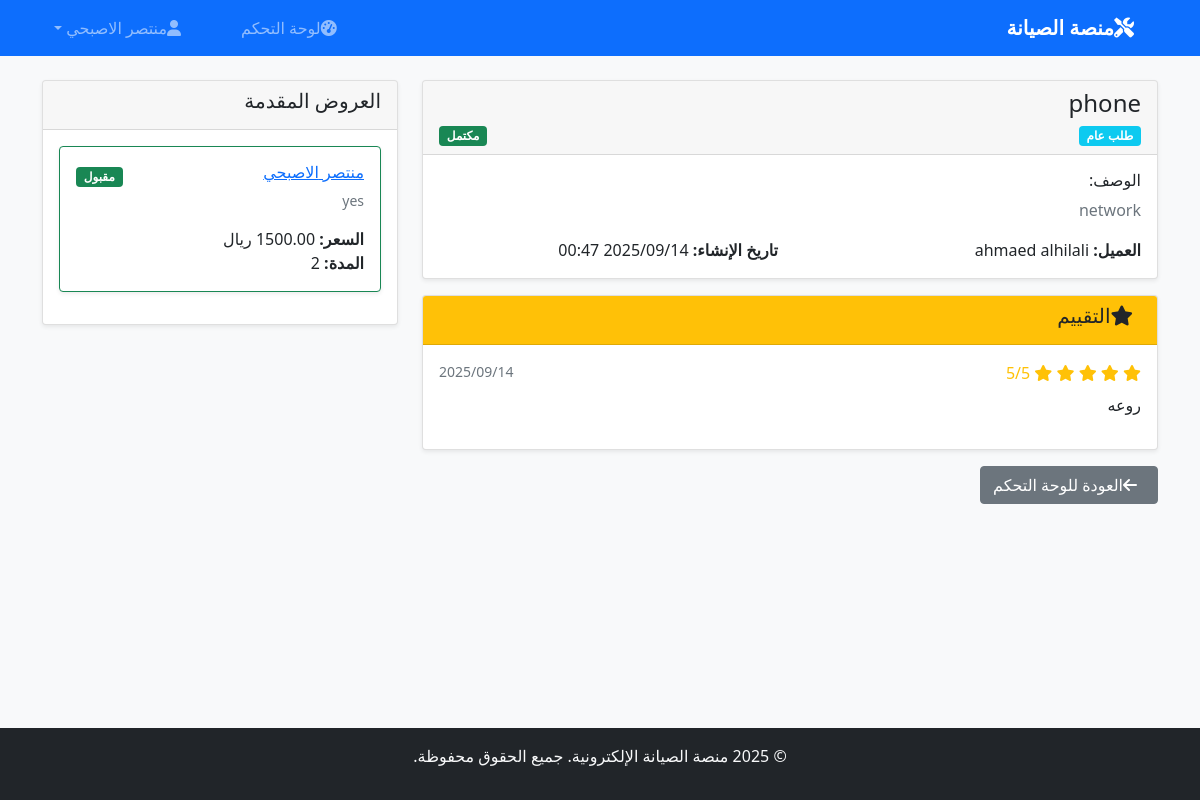
/request/6/ (signed in), run on the app's committed database.
### services/models.py (models this page shows, shortened)
class ServiceRequest(models.Model):
    REQUEST_TYPES = (
        ('private', 'طلب خاص'),
        ('public', 'طلب عام'),
    )
    STATUS_CHOICES = (
        ('pending', 'قيد الانتظار'),
        ('accepted', 'مقبول'),
        ('in_progress', 'قيد التنفيذ'),
        ('completed', 'مكتمل'),
        ('cancelled', 'ملغي'),
    )
    title = models.CharField(max_length=250)
    description = models.TextField()
    image = models.ImageField(upload_to='requests/%Y/%m/%d/', blank=True)
    request_type = models.CharField(max_length=10, choices=REQUEST_TYPES)
    assigned_engineer = models.ForeignKey( User,
        on_delete=models.CASCADE,
        null=True,
        blank=True,
        related_name='assigned_requests',
        limit_choices_to={'profile__user_type': 'engineer'}
    )
    client = models.ForeignKey(
        User,
        on_delete=models.CASCADE,
        related_name='service_requests'
    )
    status = models.CharField(max_length=15, choices=STATUS_CHOICES, default='pending')
    created = models.DateTimeField(auto_now_add=True)
    updated = models.DateTimeField(auto_now=True)
    class Meta:
        ordering = ['-created']

class Rating(models.Model):
    service_request = models.OneToOneField(
        ServiceRequest,
        on_delete=models.CASCADE,
        related_name='rating'
    )
    engineer = models.ForeignKey(
        User,
        on_delete=models.CASCADE,
        related_name='ratings'
    )
    client = models.ForeignKey(
        User,
        on_delete=models.CASCADE,
        related_name='given_ratings'
    )
    stars = models.IntegerField(
        validators=[MinValueValidator(1), MaxValueValidator(5)]
    )
    comment = models.TextField(blank=True)
    created = models.DateTimeField(auto_now_add=True)
    class Meta:
        ordering = ['-created']

class Offer(models.Model):
    STATUS_CHOICES = (
        ('pending', 'قيد الانتظار'),
        ('accepted', 'مقبول'),
        ('rejected', 'مرفوض'),
    )
    service_request = models.ForeignKey(ServiceRequest,on_delete=models.CASCADE,related_name='offers')
    engineer = models.ForeignKey(User, on_delete=models.CASCADE,related_name='offers')
    details = models.TextField()
    duration = models.CharField(max_length=100)  # مثل "3 أيام" أو "أسبوع"
    price = models.DecimalField(max_digits=10, decimal_places=2)
    status = models.CharField(max_length=10, choices=STATUS_CHOICES, default='pending')
    created = models.DateTimeField(auto_now_add=True)
    updated = models.DateTimeField(auto_now=True)
    class Meta:
        ordering = ['-created']
        unique_together = ['service_request', 'engineer']

### services/views.py (the view)
# urls.py: path('request/<int:request_id>/', views.request_detail, name='request_detail'),
@login_required
def request_detail(request, request_id):
    service_request = get_object_or_404(ServiceRequest, id=request_id)
    offers = service_request.offers.all()
    context = {
        'service_request': service_request,
        'offers': offers,
    }
    return render(request, 'services/request_detail.html', context)

### templates/services/request_detail.html (shortened to what this page needs)
{% extends 'base.html' %}
{% block content %}
<div class="row">
    <div class="col-md-8">
        <div class="card">
            <div class="card-header">
                <h4>{{ service_request.title }}</h4>
                <div class="d-flex justify-content-between align-items-center">
                    <span class="badge bg-info">{{ service_request.get_request_type_display }}</span>
                    {% if service_request.status == 'pending' %}
                        <span class="badge bg-warning">{{ service_request.get_status_display }}</span>
                    {% elif service_request.status == 'accepted' %}
                        <span class="badge bg-info">{{ service_request.get_status_display }}</span>
                    {% elif service_request.status == 'in_progress' %}
                        <span class="badge bg-primary">{{ service_request.get_status_display }}</span>
                    {% elif service_request.status == 'completed' %}
                        <span class="badge bg-success">{{ service_request.get_status_display }}</span>
                    {% else %}
                        <span class="badge bg-danger">{{ service_request.get_status_display }}</span>
                    {% endif %}
                </div>
            </div>
            <div class="card-body">
                <h6>الوصف:</h6>
                <p class="text-muted">{{ service_request.description }}</p>
                <div class="row">
                    <div class="col-md-6">
                        <strong>العميل:</strong> {{ service_request.client.first_name }} {{ service_request.client.last_name }}
                    </div>
                    <div class="col-md-6">
                        <strong>تاريخ الإنشاء:</strong> {{ service_request.created|date:"Y/m/d H:i" }}
                    </div>
                </div>
            </div>
        </div>
        {% if service_request.rating %}
            <div class="card mt-3">
                <div class="card-header bg-warning text-dark">
                    <h5><i class="fas fa-star me-2"></i>التقييم</h5>
                </div>
                <div class="card-body">
                    <div class="d-flex justify-content-between">
                        <div>
                            <div class="rating-stars">
                                {% for i in "12345" %}
                                    {% if forloop.counter <= service_request.rating.stars %}
                                        <i class="fas fa-star"></i>
                                    {% else %}
                                        <i class="far fa-star"></i>
                                    {% endif %}
                                {% endfor %}
                                <span class="ms-2">{{ service_request.rating.stars }}/5</span>
                            </div>
                            {% if service_request.rating.comment %}
                                <p class="mt-2">{{ service_request.rating.comment }}</p>
                            {% endif %}
                        </div>
                        <small class="text-muted">{{ service_request.rating.created|date:"Y/m/d" }}</small>
                    </div>
                </div>
            </div>
        {% endif %}
    </div>
    <div class="col-md-4">
        <div class="card">
            <div class="card-header">
                <h5>العروض المقدمة</h5>
            </div>
            <div class="card-body">
                {% if offers %}
                    {% for offer in offers %}
                        <div class="card mb-3 {% if offer.status == 'accepted' %}border-success{% elif offer.status == 'rejected' %}border-danger{% endif %}">
                            <div class="card-body">
                                <div class="d-flex justify-content-between align-items-start">
                                    <div>
                                        <h6>
                                            <a href="{% url 'services:engineer_profile' offer.engineer.id %}">
                                                {{ offer.engineer.first_name }} {{ offer.engineer.last_name }}
                                            </a>
                                        </h6>
                                        <p class="text-muted small">{{ offer.details|truncatewords:15 }}</p>
                                        <div>
                                            <strong>السعر:</strong> {{ offer.price }} ريال<br>
                                            <strong>المدة:</strong> {{ offer.duration }}
                                        </div>
                                    </div>
                                    <div>
                                        {% if offer.status == 'pending' %}
                                            <span class="badge bg-warning">قيد الانتظار</span>
                                        {% elif offer.status == 'accepted' %}
                                            <span class="badge bg-success">مقبول</span>
                                        {% else %}
                                            <span class="badge bg-danger">مرفوض</span>
                                        {% endif %}
                                    </div>
                                </div>
                            </div>
                        </div>
                    {% endfor %}
                {% else %}
                    <div class="text-center py-4">
                        <i class="fas fa-inbox fa-2x text-muted mb-2"></i>
                        <p class="text-muted">لا توجد عروض بعد</p>
                    </div>
                {% endif %}
            </div>
        </div>
    </div>
</div>
<div class="row mt-3">
    <div class="col-12">
        <a href="{% url 'services:dashboard' %}" class="btn btn-secondary">
            <i class="fas fa-arrow-left me-2"></i>العودة للوحة التحكم
        </a>
    </div>
</div>
{% endblock %}

### templates/base.html (shortened to what this page needs)
<!DOCTYPE html>
<html lang="ar" dir="rtl">
<head>
    <link href="https://cdn.jsdelivr.net/npm/bootstrap@5.1.3/dist/css/bootstrap.min.css" rel="stylesheet">
    <link href="https://cdnjs.cloudflare.com/ajax/libs/font-awesome/6.0.0/css/all.min.css" rel="stylesheet">
</head>
<body>
   <nav class="navbar navbar-expand-lg navbar-dark bg-primary">
    <div class="container">
        <a class="navbar-brand" href="{% url 'services:home' %}">
            <i class="fas fa-tools me-2"></i>منصة الصيانة
        </a>
        <div class="collapse navbar-collapse" id="navbarNav">
            <ul class="navbar-nav me-auto">
                {% if user.is_authenticated %}
                    <li class="nav-item">
                        <a class="nav-link" href="{% url 'services:dashboard' %}">
                            <i class="fas fa-tachometer-alt me-1"></i>لوحة التحكم
                        </a>
                    </li>
                {% endif %}
            </ul>
            <ul class="navbar-nav">
                {% if user.is_authenticated %}
                    <li class="nav-item dropdown">
                        <a class="nav-link dropdown-toggle" href="#" role="button" data-bs-toggle="dropdown">
                            <i class="fas fa-user me-1"></i>{{ user.first_name }} {{ user.last_name }}
                        </a>
                    </li>
                {% endif %}
            </ul>
        </div>
    </div>
</nav>
    <main class="container mt-4">
        {% block content %}
        {% endblock %}
    </main>
    <footer class="bg-dark text-light text-center py-3 mt-auto">
        <div class="container">
            <p>&copy; 2025 منصة الصيانة الإلكترونية. جميع الحقوق محفوظة.</p>
        </div>
    </footer>
</body>
</html>

### templates/base.html (style rules this page uses)
html, body { height: 100%; }
body { font-family: 'Segoe UI', Tahoma, Geneva, Verdana, sans-serif; background-color: #f8f9fa; display: flex; flex-direction: column; }
main { flex: 1; }
.navbar-brand { font-weight: bold; }
.card { box-shadow: 0 0.125rem 0.25rem rgba(0, 0, 0, 0.075); border: 1px solid rgba(0, 0, 0, 0.125); }
.rating-stars { color: #ffc107; }

### data on the page
ServiceRequest: title "phone", request_type "طلب عام", status "مكتمل", description "network", client.first_name "ahmaed", client.last_name "alhilali", created "2025/09/14 00:47", rating.stars "5", rating.comment "روعه", rating.created "2025/09/14"
Offer: engineer.first_name "منتصر", engineer.last_name "الاصبحي", details "yes", duration "2", status "مقبول"

### other printed values
{{ user.first_name }} "منتصر"
{{ user.last_name }} "الاصبحي"
